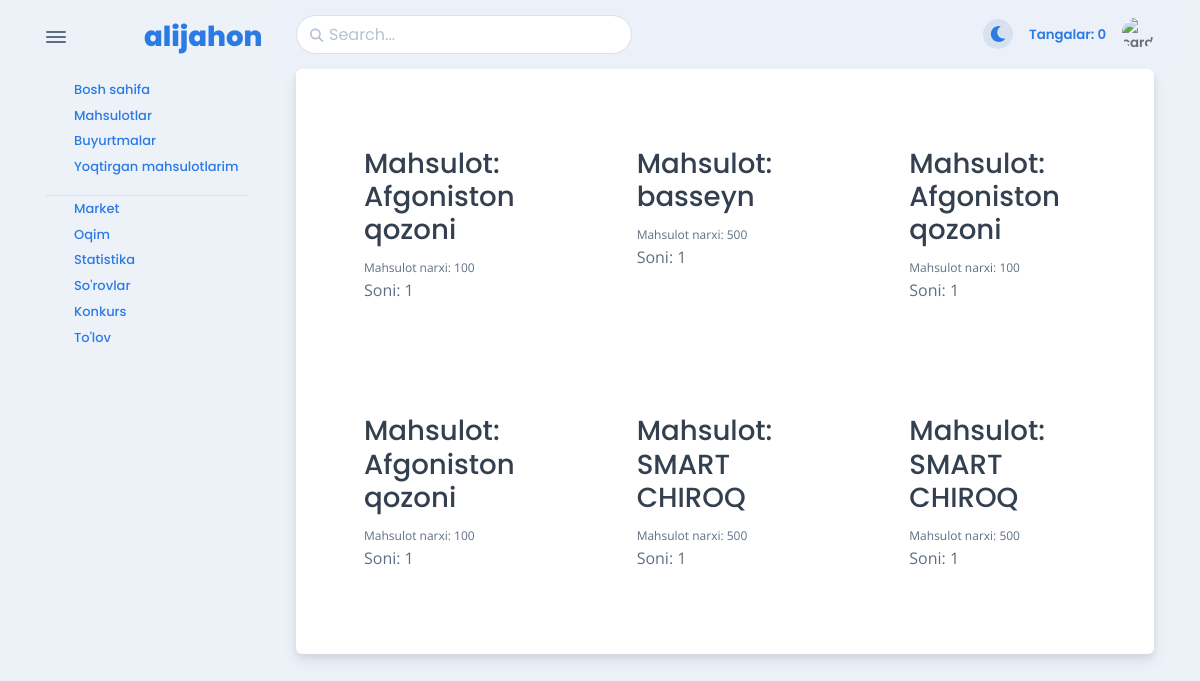
/profile/ordered-products/ (signed in), run on the app's committed database.
### apps/models/shop.py (models this page shows)
class Order(TimeBaseModel):
    class StatusType(TextChoices):
        NEW = 'new', 'New'
        READY = "ready", 'Ready'
        DELIVER = "deliver", 'Deliver'
        DELIVERED = "delivered", 'Delivered'
        CANT_PHONE = "cant_phone", 'Cant_phone'
        CANCELED = "canceled", 'Canceled'
        RETURNED = "returned", 'Returned'
        ARCHIVED = "archived", 'Archived'
        HOLD = "hold", 'Hold'
    quantity = PositiveSmallIntegerField(verbose_name="Buyurtma Soni", db_default=1)
    product = ForeignKey('apps.Product', CASCADE, verbose_name="Buyurtmaga Tegishli Mahsulot")
    phone = CharField(verbose_name="Buyurtma Beruvchining Telefon Raqami", max_length=12)
    full_name = CharField(verbose_name="Buyurtma Qabul Qiluvchi", max_length=255)
    owner = ForeignKey('apps.User', SET_NULL, verbose_name="Buyurtma Beruvchi", related_name='orders', null=True,
                       blank=True)
    status = CharField(verbose_name="Buyurtma Holati", max_length=255, choices=StatusType.choices,
                       default=StatusType.NEW)
    region = ForeignKey('apps.Region', CASCADE, verbose_name="Buyurtma Yetkaziladigan Viloyat", null=True, blank=True)
    district = ForeignKey('apps.District', CASCADE, verbose_name="Buyurtma Yetkaziladigan Tuman", null=True, blank=True)
    stream = ForeignKey('apps.Stream', SET_NULL, verbose_name="Buyurtma Oqimi", null=True, blank=True,
                        related_name='orders')
    @property
    def price(self):
        if self.stream:
            new_price = self.product.price - self.stream.discount
        else:
            new_price = self.product.price
        return new_price

class Product(SlugBaseModel, TimeBaseModel):
    description = CKEditor5Field(verbose_name="Mahsulot Haqida")
    image = ImageField(verbose_name="Mahsulot Rasmi", upload_to='products/%Y/%m/%d')
    price = PositiveIntegerField(verbose_name="Mahsulot Narxi")
    quantity = PositiveSmallIntegerField(verbose_name="Mahsulot Soni")
    category = ForeignKey('apps.Category', CASCADE, verbose_name="Mahsulot Categoriasi", related_name='products')
    payment_referral = PositiveIntegerField(verbose_name="Oqim Egasiga Beriladigan Pul", help_text="so'mda", default=0,
                                            null=True,
                                            blank=True)
    class Meta:
        ordering = '-created_at',

### apps/views/orders.py (the view)
# urls.py: path('profile/ordered-products/', OrderListView.as_view(), name='order_list'),
class OrderListView(LoginRequiredMixin, ListView):
    queryset = Order.objects.all()
    template_name = 'apps/order/order-list.html'
    context_object_name = 'orders'

### templates/apps/order/order-list.html
{% extends 'apps/base.html' %}
{% block content %}
    <div class="card mb-3">
        <div class="card-body">
            <div class="container" style="padding-top: 10px;">
                <div class="content_cart">
                    <div class="content_single-product-nouser">
                        <div class="row">
                            {% for order in orders %}
                                <div class="col-md-4 p-5">
                                    <h3>Mahsulot: {{ order.product.name }}</h3>
                                    <small>Mahsulot narxi: {{ order.price }}</small>
                                    <p>Soni: {{ order.quantity }}</p>
                                </div>
                            {% endfor %}
                        </div>
                    </div>
                </div>
            </div>
        </div>
    </div>
{% endblock %}

### data on the page
Order: product.name "Afgoniston qozoni", price "100", quantity "1"
Order: product.name "basseyn", price "500", quantity "1"
Order: product.name "Afgoniston qozoni", price "100", quantity "1"
Order: product.name "Afgoniston qozoni", price "100", quantity "1"
Order: product.name "SMART CHIROQ", price "500", quantity "1"
Order: product.name "SMART CHIROQ", price "500", quantity "1"
